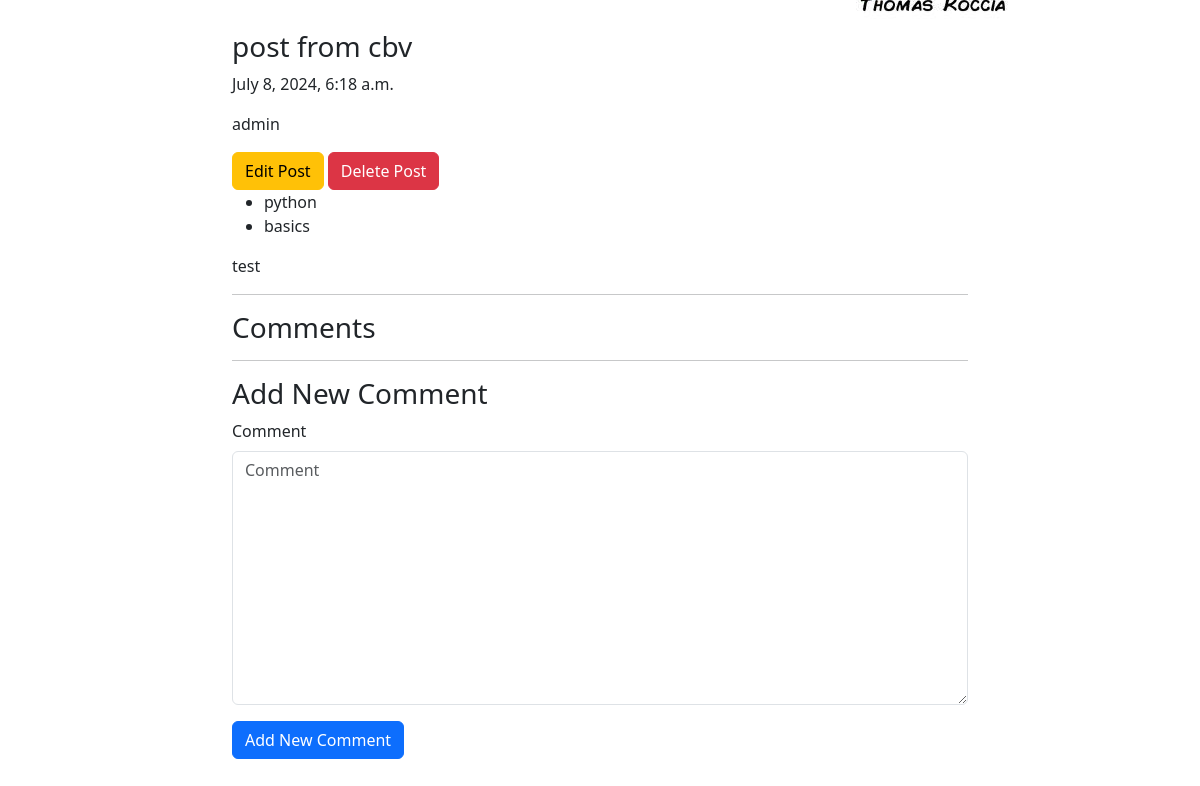
Page /blog/5 (lower part) on the earlier database version.
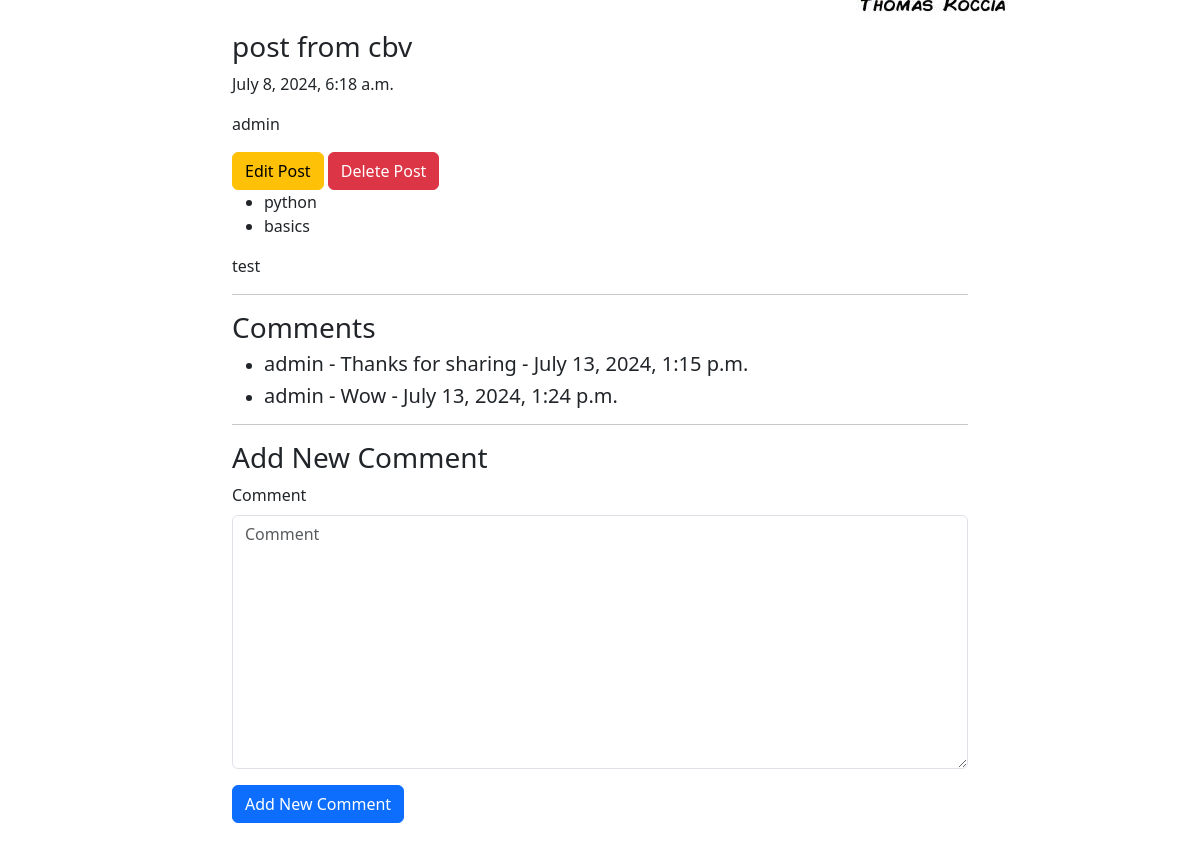
Same page on the later database version.
### blog/models.py (models this page shows, shortened)
class Comment(models.Model):
    user = models.ForeignKey(User, on_delete=models.CASCADE, related_name="comment_author")
    post = models.ForeignKey(Post, on_delete=models.CASCADE, related_name="comment_post")
    comment = models.TextField(max_length=200)
    created_at = models.DateTimeField(default=timezone.now)

### blog/views.py (the view)
# urls.py: path('blog/<int:pk>', post_detail),
def post_detail(request, pk):
    data = Post.objects.get(id=pk)
    post_comments = Comment.objects.filter(post=data)
    if request.method == "POST":
        form = CommentForm(request.POST)
        if form.is_valid():
            myform = form.save(commit=False)
            myform.user = request.user
            myform.post = data
            myform.save()
    else:
        form = CommentForm()
    return render(request, 'blog/post_detail.html', {'post': data, 'form': form, 'post_comments': post_comments})

### blog/forms.py
class CommentForm(forms.ModelForm):
    class Meta:
        model = Comment
        fields = ['comment']

### blog/models.py (called while the page is built)
    def __str__(self):
        return self.title

### blog/templates/blog/post_detail.html (shortened to what this page needs)
{% load django_bootstrap5 %}
<!doctype html>
<html lang="en">
  <head>
    <link href="https://cdn.jsdelivr.net/npm/bootstrap@5.3.3/dist/css/bootstrap.min.css" rel="stylesheet">
  </head>
  <body>
    <div class="container mt-5">
      <div class="row py-5">
          <div class="col-lg-8 mx-auto">
                <img src="{{post.image.url}}" alt="">
                <h3> {{post}} </h3>
                <p> {{post.create_date}} </p>
                <p> {{post.author}} </p>
                <a href="/blog/{{post.id}}/edit" class="btn btn-warning"> Edit Post </a>
                <a href="/blog/{{post.id}}/delete" class="btn btn-danger"> Delete Post </a>
                <ul>
                    {% for tag in post.tags.all %}
                    <li> {{ tag }}</li>
                    {% endfor %}
                </ul>
                <p> {{post.content |safe}} </p>
                <hr>
                <h3> Comments </h3>
                <ul>
                    {% for comment in post_comments %}
                        <li>
                            <h5>{{comment.user}} - {{comment.comment}} - {{comment.created_at}}</h5>
                        </li>
                    {% endfor %}
                </ul>
                <hr>
                <h3> Add New Comment </h3>
                <form method="post">
                    {% bootstrap_form form %}
                    {% bootstrap_button button_type="submit" content="Add New Comment" %}
                </form>
          </div>
      </div>
    </div>
  </body>
</html>

Differences in the rows shown:
added Comment: user "admin", comment "Thanks for sharing", created_at "July 13, 2024, 1:15 p.m."
added Comment: user "admin", comment "Wow", created_at "July 13, 2024, 1:24 p.m."
